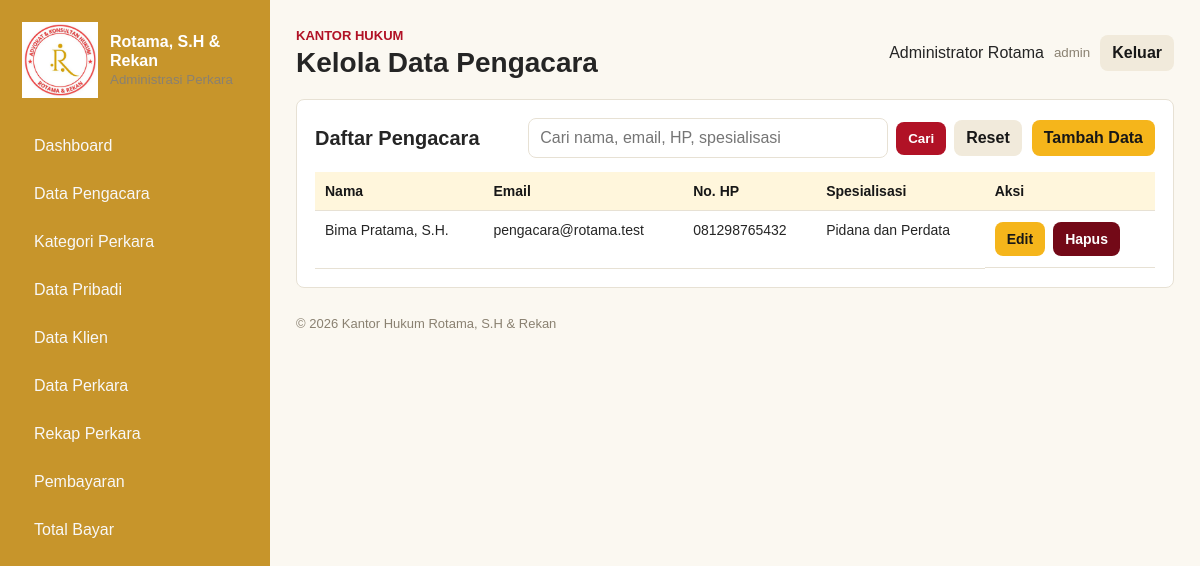
The page /index.php?action=lawyers (signed in) on the database its author committed.
### tables this page shows
CREATE TABLE users (
  id INT AUTO_INCREMENT PRIMARY KEY,
  name VARCHAR(120) NOT NULL,
  email VARCHAR(120) NOT NULL UNIQUE,
  password VARCHAR(255) NOT NULL,
  role ENUM('admin', 'pengacara') NOT NULL DEFAULT 'pengacara',
  phone VARCHAR(30) NULL,
  address TEXT NULL,
  specialization VARCHAR(120) NULL,
  created_at TIMESTAMP DEFAULT CURRENT_TIMESTAMP
);

### src/pages/lawyers/index.php (called while the page is built, shortened)
<?php
$q = query_text();
$showForm = false;
if ($q !== '') {
    $stmt = db()->prepare("SELECT * FROM users WHERE role = 'pengacara' AND (name LIKE ? OR email LIKE ? OR phone LIKE ? OR specialization LIKE ?) ORDER BY name");
    $stmt->execute([like_text($q), like_text($q), like_text($q), like_text($q)]);
    $lawyers = $stmt->fetchAll();
} else {
    $lawyers = db()->query("SELECT * FROM users WHERE role = 'pengacara' ORDER BY name")->fetchAll();
}
render('lawyers/view', compact('title', 'lawyers', 'q', 'showForm'));

### src/bootstrap.php (called while the page is built, shortened)
<?php
function db(): PDO
{
    $config = require __DIR__ . '/../config/database.php';
    $dsn = sprintf(
        'mysql:host=%s;dbname=%s;charset=%s',
        $config['host'],
        $config['database'],
        $config['charset']
    );
    $pdo = new PDO($dsn, $config['username'], $config['password'], [
        PDO::ATTR_ERRMODE => PDO::ERRMODE_EXCEPTION,
        PDO::ATTR_DEFAULT_FETCH_MODE => PDO::FETCH_ASSOC,
    ]);
    return $pdo;
}
function e(?string $value): string
{
    return htmlspecialchars((string) $value, ENT_QUOTES, 'UTF-8');
}
function query_text(string $key = 'q'): string
{
    return trim((string) ($_GET[$key] ?? ''));
}
function render(string $view, array $data = []): void
{
    extract($data, EXTR_SKIP);
    require __DIR__ . '/partials/header.php';
    require __DIR__ . '/pages/' . $view . '.php';
    require __DIR__ . '/partials/footer.php';
}

### public/index.php (called while the page is built, shortened)
<?php
require_once __DIR__ . '/../src/bootstrap.php';
$action = $_GET['action'] ?? (is_logged_in() ? 'dashboard' : 'login');
$routes = [
    'login' => 'auth/login.php',
    'authenticate' => 'auth/authenticate.php',
    'dashboard' => 'dashboard.php',
    'lawyers' => 'lawyers/index.php',
    'lawyer_form' => 'lawyers/form.php',
    'lawyer_save' => 'lawyers/save.php',
    'lawyer_delete' => 'lawyers/delete.php',
    'profile' => 'profile.php',
    'profile_save' => 'profile_save.php',
    'clients' => 'clients/index.php',
    'client_form' => 'clients/form.php',
    'client_save' => 'clients/save.php',
    'client_delete' => 'clients/delete.php',
    'categories' => 'categories/index.php',
    'category_form' => 'categories/form.php',
    'category_save' => 'categories/save.php',
    'category_delete' => 'categories/delete.php',
    'cases' => 'cases/index.php',
    'case_form' => 'cases/form.php',
    'case_save' => 'cases/save.php',
    'case_delete' => 'cases/delete.php',
    'case_documents' => 'cases/documents.php',
    'case_document_delete' => 'cases/document_delete.php',
    'reports' => 'reports.php',
    'payments' => 'payments/index.php',
    'payment_form' => 'payments/form.php',
    'payment_save' => 'payments/save.php',
    'payment_delete' => 'payments/delete.php',
    'totals' => 'totals.php',
];
require __DIR__ . '/../src/pages/' . $routes[$action];

### src/pages/lawyers/view.php (the view, shortened to what this page needs)
<?php if ($showForm ?? false): ?>
<section class="form-panel">
    <h2><?= $edit ? 'Edit Pengacara' : 'Tambah Pengacara' ?></h2>
    <form class="form" method="post" action="index.php?action=lawyer_save">
        <input type="hidden" name="id" value="<?= e($edit['id'] ?? '') ?>">
        <label>Nama
            <input name="name" required value="<?= e($edit['name'] ?? '') ?>">
        </label>
        <label>Email
            <input type="email" name="email" required value="<?= e($edit['email'] ?? '') ?>">
        </label>
        <label>Password <?= $edit ? '(kosongkan jika tidak diganti)' : '' ?>
            <input type="password" name="password" <?= $edit ? '' : 'required' ?>>
        </label>
        <label>No. HP
            <input name="phone" value="<?= e($edit['phone'] ?? '') ?>">
        </label>
        <label>Spesialisasi
            <input name="specialization" value="<?= e($edit['specialization'] ?? '') ?>">
        </label>
        <label class="span-2">Alamat
            <textarea name="address"><?= e($edit['address'] ?? '') ?></textarea>
        </label>
        <div class="actions span-2">
            <button class="btn primary" type="submit">Simpan</button>
            <a class="btn ghost" href="index.php?action=lawyers">Batal</a>
        </div>
    </form>
</section>
<?php else: ?>
<section class="table-wrap">
    <div class="section-head">
        <h2>Daftar Pengacara</h2>
        <div class="table-tools">
            <form class="search-form" method="get" action="index.php">
                <input name="q" placeholder="Cari nama, email, HP, spesialisasi" value="<?= e($q ?? '') ?>">
                <button class="btn primary" type="submit">Cari</button>
                <a class="btn ghost" href="index.php?action=lawyers">Reset</a>
            </form>
            <a class="btn warning" href="index.php?action=lawyer_form">Tambah Data</a>
        </div>
    </div>
    <table>
        <thead>
            <tr><th>Nama</th><th>Email</th><th>No. HP</th><th>Spesialisasi</th><th>Aksi</th></tr>
        </thead>
        <tbody>
            <?php foreach ($lawyers as $lawyer): ?>
                <tr>
                    <td><?= e($lawyer['name']) ?></td>
                    <td><?= e($lawyer['email']) ?></td>
                    <td><?= e($lawyer['phone']) ?></td>
                    <td><?= e($lawyer['specialization']) ?></td>
                    <td class="actions">
                        <a class="btn warning" href="index.php?action=lawyer_form&id=<?= $lawyer['id'] ?>">Edit</a>
                        <a class="btn danger" href="index.php?action=lawyer_delete&id=<?= $lawyer['id'] ?>" onclick="return confirm('Hapus pengacara ini?')">Hapus</a>
                    </td>
                </tr>
            <?php endforeach; ?>
        </tbody>
    </table>
</section>
<?php endif; ?>

### public/assets/styles.css (style rules this page uses)
:root { --red: #b11226; --red-dark: #730917; --yellow: #f5b51b; --black: #171717; --white: #ffffff; --line: #e7e1d4; --soft: #fbf8f1; --text: #252525; }
* { box-sizing: border-box; }
body { margin: 0; font-family: Arial, Helvetica, sans-serif; color: var(--text); background: var(--soft); }
a { color: inherit; text-decoration: none; }
h2 { margin-top: 0; font-size: 20px; }
.section-head { display: flex; justify-content: space-between; gap: 14px; align-items: center; margin-bottom: 14px; }
.section-head h2 { margin: 0; }
.search-form { display: flex; gap: 8px; align-items: center; flex-wrap: wrap; }
.table-tools { display: flex; gap: 10px; align-items: center; justify-content: flex-end; flex-wrap: wrap; }
.search-form input { width: min(360px, 52vw); }
.card, .table-wrap, .form-panel { background: var(--white); border: 1px solid var(--line); border-radius: 8px; padding: 18px; }
.table-wrap { margin-top: 16px; overflow-x: auto; }
table { width: 100%; border-collapse: collapse; font-size: 14px; }
th, td { padding: 11px 10px; border-bottom: 1px solid var(--line); text-align: left; vertical-align: top; }
th { background: #fff6dc; color: var(--black); }
input, select, textarea { width: 100%; border: 1px solid var(--line); border-radius: 8px; padding: 10px 11px; font: inherit; background: #fff; }
.actions { display: flex; gap: 8px; flex-wrap: wrap; align-items: center; }
.btn { display: inline-flex; align-items: center; justify-content: center; border: 0; border-radius: 8px; padding: 9px 12px; font-weight: 700; cursor: pointer; }
.btn.primary { background: var(--red); color: var(--white); }
.btn.warning { background: var(--yellow); color: var(--black); }
.btn.ghost { background: #f1eadb; color: var(--black); }
.btn.danger { background: var(--red-dark); color: var(--white); }

### rows shown on the page
users: name "Bima Pratama, S.H.", email "pengacara@rotama.test", phone "081298765432", specialization "Pidana dan Perdata"

### other values the page prints
$title "Kelola Data Pengacara"
$user['name'] "Administrator Rotama"
$user['role'] "admin"
